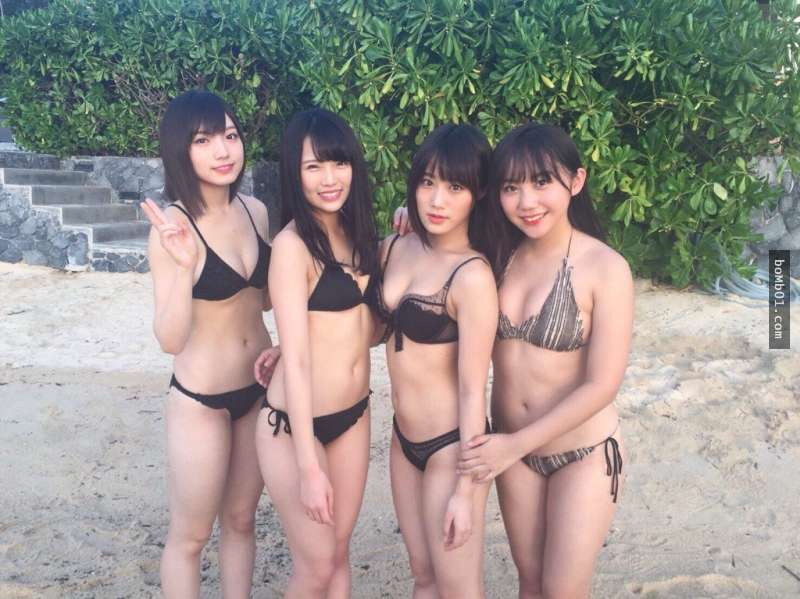
#> input picture python/cvi_toolkit/data/faces/test.jpg, 800 x 599 px
$ python preprocess.py --image faces/test.jpg
#> lines starting #> are read from the running program, lines starting #| are printed output that depends on the picture
### python/cvi_toolkit/utils/log_setting.py
import logging


log_name = dict()
def setup_logger(name, log_level="INFO"):
    if name in log_name:
        return log_name[name]

    formatter = logging.Formatter(
        datefmt='%Y/%m/%d %H:%M:%S', fmt='%(asctime)s - %(levelname)s : %(message)s')

    handler = logging.StreamHandler()
    handler.setFormatter(formatter)

    logger = logging.getLogger(name)
    if log_level == "DEBUG":
        logger.setLevel(logging.DEBUG)
    else:
        logger.setLevel(logging.INFO)
    logger.addHandler(handler)
    log_name[name] = logger
    return logger

### python/cvi_toolkit/data/preprocess.py
import os
import PIL
import numpy as np
import cv2
import argparse
import mlir
from enum import Enum
from cvi_toolkit.utils.log_setting import setup_logger
logger = setup_logger('root', log_level="INFO")
#> in __load_image_and_resize, image is the input picture: shape (599, 800, 3); mean B, G, R 140.4, 145.9, 151.7

class YuvType(Enum):
  YUV420_PLANAR = 1
  YUV_NV12 = 2
  YUV_NV21 = 3

supported_pixel_formats = [
    'RGB_PLANAR',
    'RGB_PACKED',
    'BGR_PLANAR',
    'BGR_PACKED',
    'GRAYSCALE',
    'YUV420_PLANAR',
    'YUV_NV21',
    'YUV_NV12',
    'RGBA_PLANAR',
    None
]

pixel_format_attributes = {
    'RGB_PLANAR':    ('rgb', 'nchw'),
    'RGB_PACKED':    ('rgb', 'nhwc'),
    'BGR_PLANAR':    ('bgr', 'nchw'),
    'BGR_PACKED':    ('bgr', 'nhwc'),
    'GRAYSCALE':     ('bgr', 'nchw'),
    'YUV420_PLANAR': ('bgr', 'nchw'),
    'YUV_NV12':      ('bgr', 'nchw'),
    'YUV_NV21':      ('bgr', 'nchw'),
    'RGBA_PLANAR':   ('rgba', 'nchw')
}

# fix bool bug of argparse
def str2bool(v):
  return v.lower() in ("yes", "true", "1")

class ImageResizeTool:
    @staticmethod
    def stretch_resize(image, h, w):
#> called with h = 244, w = 224
        return cv2.resize(image, (w, h)) # w,h
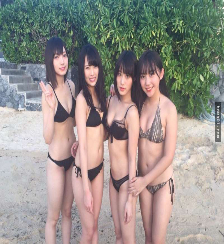
#> returned value: shape (244, 224, 3); mean of channels 0, 1, 2 140.3, 145.9, 151.6; drawn as B, G, R

    # [64 lines left out: functions letterbox_resize, add_preprocess_parser, get_preprocess_parser, not called in this run]


class preprocess(object):
    def __init__(self):
        pass

    # [255 lines left out: functions config, get_input_num, load_config, to_dict, __get_center_crop_offset, __right_crop and 1 more, not called in this run]

    def align_up(self, x, n):
        return x if n == 0 else ((x + n - 1)// n) * n

    # Y = 0.2569 * R + 0.5044 * G + 0.0979 * B + 16
    # U = -0.1483 * R - 0.2911 * G + 0.4394 * B + 128
    # V = 0.4394 * R - 0.3679 * G - 0.0715 * B + 128
    # [171 lines left out: functions rgb2yuv420, __load_image_and_resize, align_packed_frame, align_gray_frame, align_planar_frame, run, not called in this run]
            x = np.expand_dims(x, axis=0)
        elif self.pixel_format == 'RGB_PACKED' or self.pixel_format == 'BGR_PACKED':  # RGB_PACKED or  BGR_PACKED
            if self.channel_order == "rgb":
                x = x[[2, 1, 0], :, :]
                x = x * self.perchannel_scale - self.perchannel_mean
            else:
                x = x * self.perchannel_scale - self.perchannel_mean
            x = np.transpose(x, (1, 2, 0))
            x = self.align_packed_frame(x, self.aligned)
            x = np.expand_dims(x, axis=0)
        else:
            logger.info("unsupported pixel format");
            assert(0)

        if batch > 1:
            x = np.repeat(x, batch, axis=0)
        return x

if __name__ == '__main__':
    parser = argparse.ArgumentParser()
    parser.add_argument('--image')
    args = parser.parse_args()

    preprocesser = preprocess()

    preprocesser.config(net_input_dims='244,224', pixel_format='BGR_PLANAR')
    x = preprocesser.run(args.image)
    y=cv2.imread(args.image)
    y=cv2.resize(y, (224, 244)) # w,h
    y=np.transpose(y, (2, 0, 1))
    if np.any(x != y):
        raise Exception("1. BGR PLANAR test failed")
    logger.info("1. BGR PLANAR test passed!!")

    preprocesser.config(net_input_dims='244,224', pixel_format='RGB_PLANAR')
    x = preprocesser.run(args.image)
    y=cv2.imread(args.image)
    y=cv2.cvtColor(y, cv2.COLOR_BGR2RGB)
    y=cv2.resize(y, (224, 244)) # w,h
#> y: shape (244, 224, 3)
    y=np.transpose(y, (2, 0, 1))
    if np.any(x != y):
        raise Exception("2. RGB PLANAR test failed")
    logger.info("2. RGB PLANAR test passed!!")

    preprocesser.config(net_input_dims='244,224', pixel_format='BGR_PACKED')
    x = preprocesser.run(args.image)
    y=cv2.imread(args.image)
    y=cv2.resize(y, (224, 244)) # w,h
    if np.any(x != y):
        raise Exception("3. BGR PACKED test failed")
    logger.info("3. BGR PACKED test passed!!")

    preprocesser.config(net_input_dims='244,224', pixel_format='RGB_PACKED')
    x = preprocesser.run(args.image)
#> call 4 of run, with input = 'faces/test.jpg', batch = 1
#> in run (call 4), `x = np.transpose(x, (1, 2, 0))`:
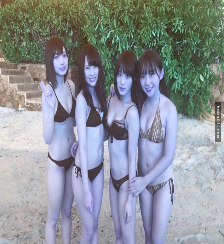
#> x: shape (244, 224, 3) float32; mean of channels 0, 1, 2 151.6, 145.9, 140.3; drawn as B, G, R
    y=cv2.imread(args.image)
    y=cv2.cvtColor(y, cv2.COLOR_BGR2RGB)
    y=cv2.resize(y, (224, 244)) # w,h
    if np.any(x != y):
        raise Exception("RGB PACKED test failed")
    logger.info("4. RGB PACKED test passed!!")

    preprocesser.config(net_input_dims='244,224', pixel_format='GRAYSCALE')
    x=preprocesser.run(args.image)
#> in __load_image_and_resize (call 5), `image = cv2.imread(image_path, cv2.IMREAD_GRAYSCALE)`:
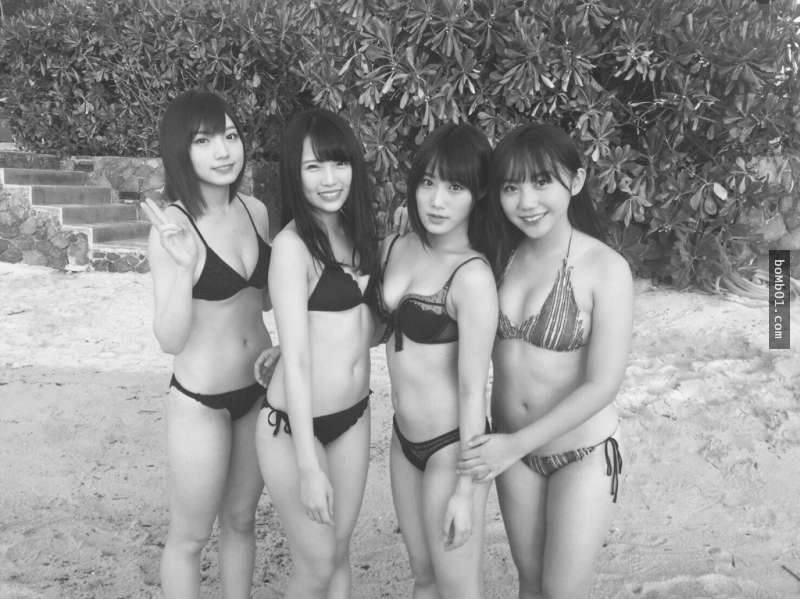
#> image: shape (599, 800); min 27, max 255, mean 147
#> in stretch_resize (call 5), `return cv2.resize(image, (w, h))`:
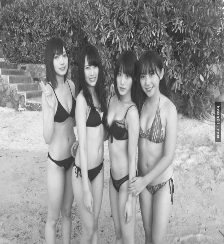
#> returned value: shape (244, 224); min 32, max 251, mean 147
    y=cv2.imread(args.image, cv2.IMREAD_GRAYSCALE)
    y=cv2.resize(y, (224, 244)) # w,h
    if np.any(x != y):
        raise Exception("5. GRAYSCALE test failed")
    logger.info("5. GRAYSCALE test passed!!")

    preprocesser.config(net_input_dims='244,224', resize_dims='443,424',
                        crop_method='center', pixel_format='BGR_PACKED')
    x=preprocesser.run(args.image)
#> in stretch_resize (call 6), `return cv2.resize(image, (w, h))`:
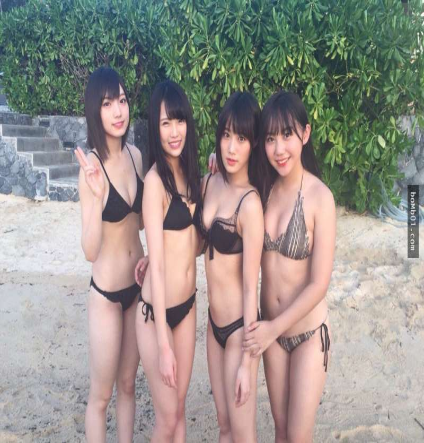
#> returned value: shape (443, 424, 3); mean of channels 0, 1, 2 140.3, 145.8, 151.5; drawn as B, G, R
#> in run (call 6), `x = np.transpose(x, (1, 2, 0))`:
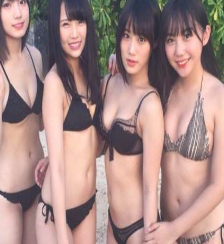
#> x: shape (244, 224, 3) float32; mean of channels 0, 1, 2 134.7, 138.4, 167.6; drawn as B, G, R
    y=cv2.imread(args.image)
    y=cv2.resize(y, (424, 443))
    h_offset = (443 - 244) // 2
    w_offset = (424 - 224) // 2
    y = y[h_offset:h_offset + 244, w_offset : w_offset + 224]
    if np.any(x != y):
        raise Exception("6. Center crop test failed")
    logger.info("6. Center Crop test passed!!")

    preprocesser.config(net_input_dims='244,224', keep_aspect_ratio=True,
                        pixel_format='BGR_PACKED')
    x=preprocesser.run(args.image)
#> in letterbox_resize, `new_image[paste_h:paste_h + rescale_h, paste_w: paste_w + rescale_w, :..`:
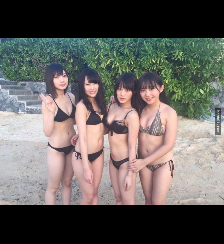
#> new_image: shape (244, 224, 3); mean B, G, R 96, 99.8, 103.7
    y=cv2.imread(args.image)
    ih, iw, _ = y.shape
#> ih = 599; iw = 800
    w, h = (224, 244)
    scale = min(w/iw, h/ih)
#> scale = 0.28
    nw = int(iw*scale)
#> nw = 224
    nh = int(ih*scale)
#> nh = 167
    y0 = cv2.resize(y, (nw,nh))
    y = np.full((h, w, 3), 0, dtype='uint8')
    y[(h - nh) // 2:(h - nh) // 2 + nh,
            (w - nw) // 2:(w - nw) // 2 + nw, :] = y0
    if np.any(x != y):
        raise Exception("6. keep ratio resize test failed")
    logger.info("6. keep ratio resize test passed!!")
